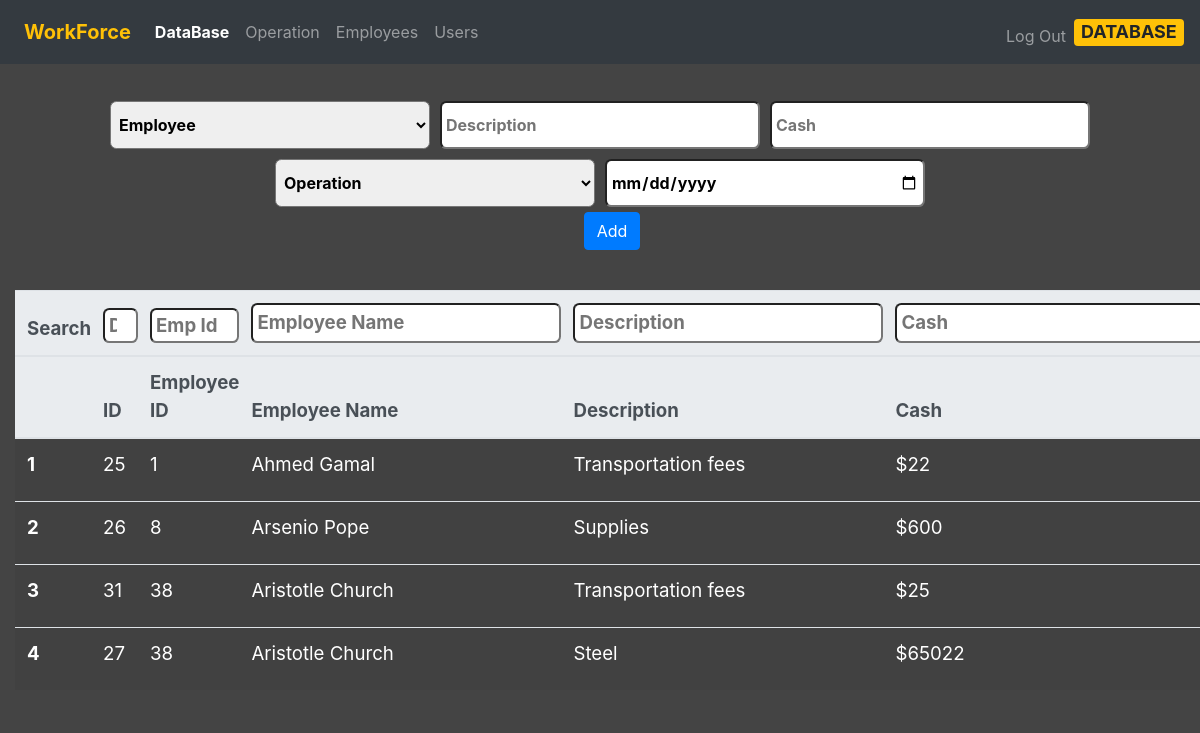
Screenshot of /database (signed in) with the database file from the repository.
### tables this page shows
CREATE TABLE "dbbase" (
	"id"	INTEGER NOT NULL UNIQUE,
	"employeeId"	INTEGER NOT NULL,
	"employee_name"	TEXT NOT NULL,
	"description"	TEXT NOT NULL,
	"cash"	NUMERIC NOT NULL,
	"operation_id"	NUMERIC NOT NULL,
	"operation_name"	TEXT NOT NULL,
	"timestamp"	Date NOT NULL,
	PRIMARY KEY("id" AUTOINCREMENT),
	FOREIGN KEY("operation_id") REFERENCES "operations"("id"),
	FOREIGN KEY("employeeId") REFERENCES "employees"("id")
);

### app.py (the view, shortened to what this page needs)
@app.route("/database", methods=["GET", "POST"])
@login_required
def database():
    people = db.execute("SELECT name FROM employees")
    operations = db.execute("SELECT op_name FROM operations")
    dbbase = db.execute("SELECT * FROM dbbase ORDER BY timestamp DESC")
    return render_template("database.html", page="database", people=people, operations=operations, dbbase=dbbase)

### app.py (called while the page is built)
@app.after_request
def after_request(response):
    response.headers["Cache-Control"] = "no-cache, no-store, must-revalidate"
    response.headers["Expires"] = 0
    response.headers["Pragma"] = "no-cache"
    return response

### helpers.py (called while the page is built)
def login_required(f):
    @wraps(f)
    def decorated_function(*args, **kwargs):
        if session.get("user_id") is None:
            return redirect("/login")
        return f(*args, **kwargs)
    return decorated_function

### templates/database.html (shortened to what this page needs)
{% extends "layout.html" %}
{% block main %}
<div>
    <div class="bowl container-fluid">
        <div>
            <form action="/database" method="POST">
                <div class="formdiv container-fluid">
                    <select name="employee" required>
                        <option disabled selected value="Employee">Employee</option>
                    </select>
                    <input type="text" placeholder="Description" required name="fdescription">
                    <input type="number" min="0" placeholder="Cash" required name="fcash">
                </div>
                <div class="formdiv container-fluid">
                    <select name="operation" required>
                        <option disabled selected value="Operation">Operation</option>
                    </select>
                    <input type="date" placeholder="Date" required name="fdate">
                </div>
                <button class="btn btn-primary mb-2 ml-4">Add</button>
            </form>
        </div>
    </div>
</div>
<div class=" infoTable container-fluid">
    <table class="table table-hover table-striped container-fluid" id="Dbtable">
        <thead class="thead-light">
            <tr class="stickytop">
                <th scope="col">Search</th>
                <th class="ssmall"><input type="number" placeholder="Db Id" id="dbEid"
                        onkeyup="Search(this.id,'Dbtable','0')">
                </th>
                <th class="ssmall"><input type="number" placeholder="Emp Id" id="EmpId"
                        onkeyup="Search(this.id,'Dbtable','1')">
                </th>
                <th><input type="text" placeholder="Employee Name" id="dbEname" onkeyup="Search(this.id,'Dbtable','2')">
                </th>
                <th><input type="text" placeholder="Description" id="dbDes" onkeyup="Search(this.id,'Dbtable','3')">
                </th>
                <th><input type="text" placeholder="Cash" id="dbcash" onkeyup="Search(this.id,'Dbtable','4')"></th>
            </tr>
            <tr class="stickybuffer" id=" header">
                <th scope="col"></th>
                <th class="tx" scope="col">ID</th>
                <th class="tx" scope="col">Employee ID</th>
                <th class="tx" scope="col">Employee Name</th>
                <th class="tx" scope="col">Description</th>
                <th class="tx" scope="col">Cash</th>
            </tr>
        </thead>
        <tbody>
            {% for row in dbbase %}
            <tr>
                <th scope="row"></th>
                <td>{{row.id}}</td>
                <td>{{row.employeeId}}</td>
                <td>{{row.employee_name}}</td>
                <td>{{row.description}}</td>
                <td>${{row.cash}}</td>
            </tr>
            {% endfor %}
        </tbody>
    </table>
</div>
{% endblock %}

### templates/layout.html (shortened to what this page needs)
<!DOCTYPE html>
<html lang="en">
<head>
    <link rel="stylesheet" href="https://cdn.jsdelivr.net/npm/bootstrap@4.5.3/dist/css/bootstrap.min.css"
>
    <link href="/static/styles.css" rel="stylesheet">
</head>
<body>
    <header>
        <nav class="navbar navbar-expand-lg navbar-dark bg-dark container-fluid" id="navbar">
            <a class="navbar-brand font-weight-bolder text-warning ml-2" href="/">WorkForce</a>
            {% if session.user_id %}
            <div class="collapse navbar-collapse" id="navbarSupportedContent">
                <ul class="navbar-nav mr-auto">
                    <li class="nav-item {% if page=='database' %} active font-weight-bold {% endif %}">
                        <a class="nav-link" href="/database">DataBase</a>
                    </li>
                    <li class="nav-item {% if page=='operation' %} active font-weight-bold{% endif %}">
                        <a class="nav-link" href="/operations">Operation</a>
                    </li>
                    <li class="nav-item {% if page=='employees' %} active font-weight-bold{% endif %}">
                        <a class="nav-link" href="/employees">Employees</a>
                    </li>
                    <li class="nav-item {% if page=='register' %} active font-weight-bold{% endif %}">
                        <a class="nav-link" href="/register" tabindex="-1" aria-disabled="true">Users</a>
                    </li>
                </ul>
                <ul class="navbar-nav ml-auto mt-2">
                    <li class="nav-item"><a class="nav-link" href="/logout">Log Out</a></li>
                </ul>
                {% else %}
                <ul class="navbar-nav ml-auto mt-2">
                    <li class="nav-item"><a class="nav-link" href="/login">Log In</a></li>
                </ul>
                {% endif %}
                <form class="form-inline my-2 my-lg-0" action="#">
                    <div class="badge badge-warning text-wrap text-uppercase" style="font-size: large;">
                        {{page or "Welcome"}}
                    </div>
                </form>
            </div>
        </nav>
    </header>
    <main>
        <div class="container-fluid" id="lay">
            {% block main %}{% endblock %}
        </div>
    </main>
</body>
</html>

### static/styles.css (style rules this page uses)
* { color:white; box-sizing: border-box; }
body { position: static; }
body,html { margin: 0; padding: 0; background-color: #444444; }
main { overflow: auto; text-align: center; }
input, select,option { border-radius: 0.4rem; font-weight: bold; padding: 4px; color: black; }
.table { width :100%; }
main { position:static; background-color: #444444; width: 100vw; }
.navbar { position: static; top: 0; min-height: 7vh; }
.nav-link { color: white; }
#navbar { position: static; top: 0; }
.formdiv { display: flex; justify-content: center; align-content: center; flex-wrap: wrap; }
.formdiv * { min-width: 20rem; min-height: 3rem; color: black; margin: 5px; }
.bowl { display: flex; justify-content: center; margin-top: 2rem; }
.infoTable { margin-top: 2rem; font-size: 14pt; }
.infoTable tr { justify-content: left; justify-items: left; text-align: left; }
.infoTable th { padding-inline-end: 0; }
table { counter-reset: rowNumber; }
table tbody tr:nth-child(odd) { counter-increment: rowNumber; }
table tbody tr th:first-child::before { content: counter(rowNumber); width: auto; }
.infoTable .container,table { max-width: 90vw; }
#lay { max-height:93vh; display:inline-block; padding-left: 0; padding-right: 0; }
.ssmall { width: 6%; }
.ssmall input,.medium input, .big input { width: 100%; height: 100%; }
.stickybuffer { position: sticky; top: 6vh; }
.stickytop { position: sticky; top: 0vh; }

### rows the page displays
dbbase: id "25", employeeId "1", employee_name "Ahmed Gamal", description "Transportation fees", cash "22"
dbbase: id "26", employeeId "8", employee_name "Arsenio Pope", description "Supplies", cash "600"
dbbase: id "31", employeeId "38", employee_name "Aristotle Church", description "Transportation fees", cash "25"
dbbase: id "27", employeeId "38", employee_name "Aristotle Church", description "Steel", cash "65022"

### other values shown
{{ page or "Welcome" }} "DATABASE"
